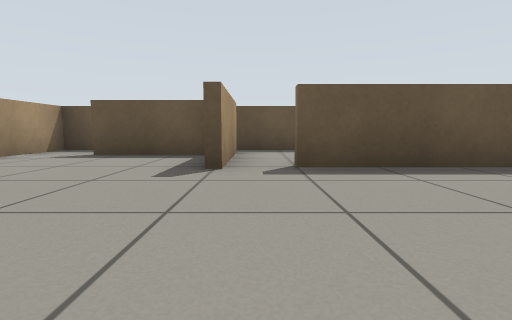
view 1 (above)

14 first-person views from a walk through a Gazebo world. The camera is 0.45 m above the floor, tilts 6° down and sees 85° across. The floor is counted in squares, 1 m on a side. Each view is taken from the middle of a square. On the plan, view 1 faces up. The plan holds only what a view shows up to about 9 squares ahead; the rest is blank.

view 2
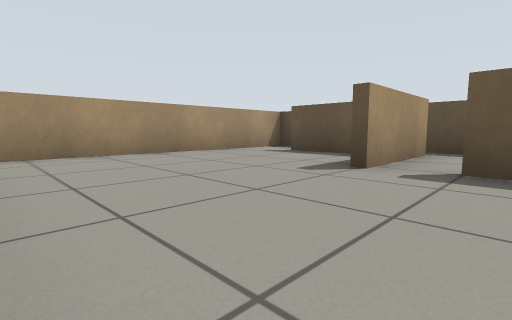

view 3
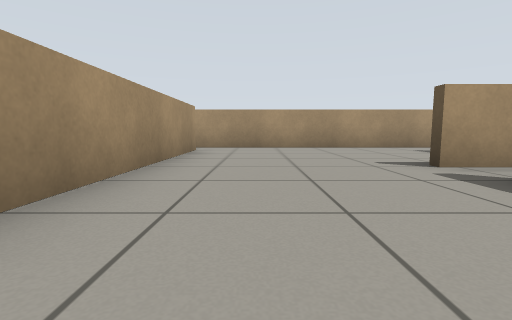

view 4
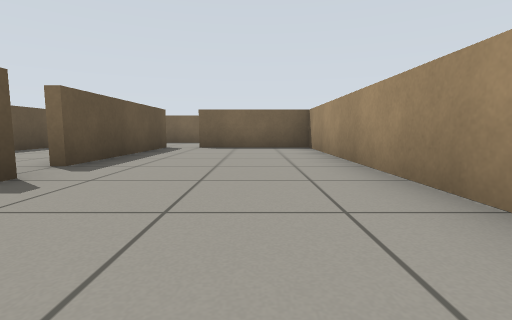

view 5
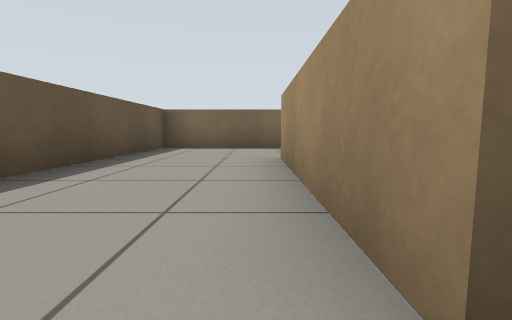

view 6
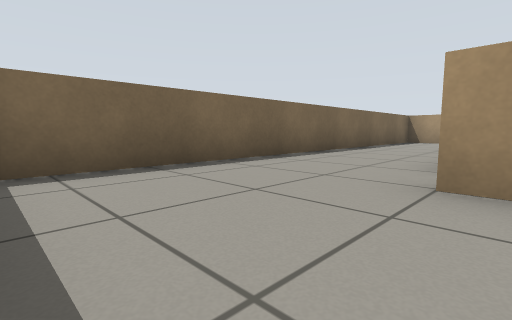

view 7
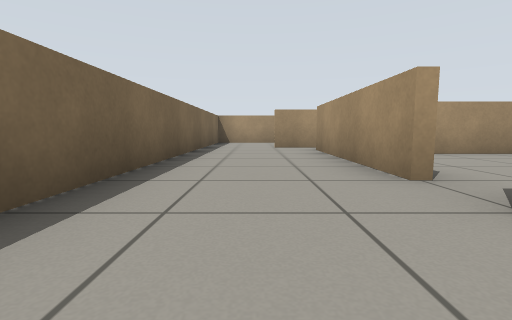

view 8
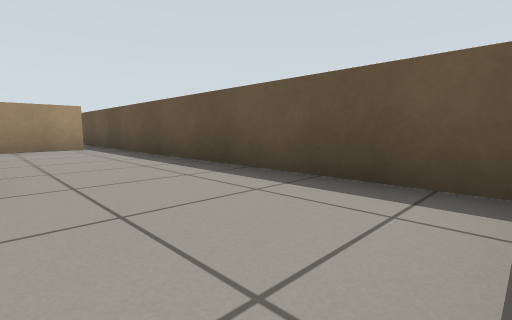

view 9
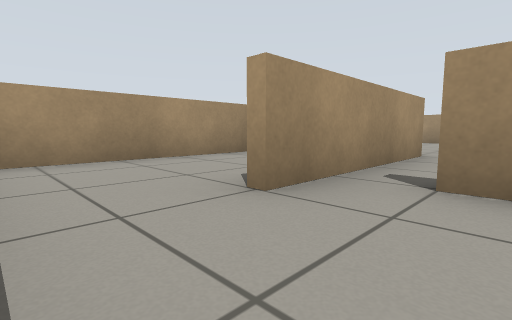

view 10
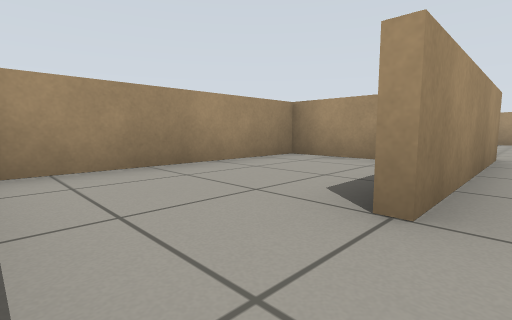

view 11
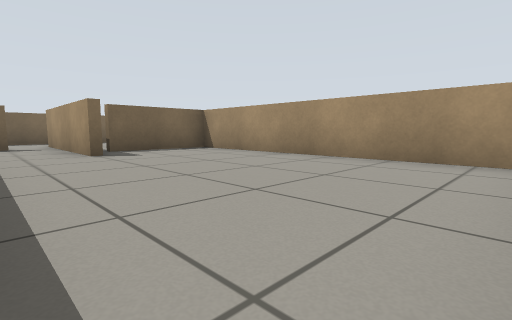

view 12
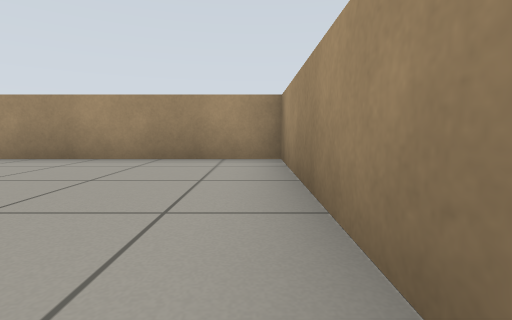

view 13
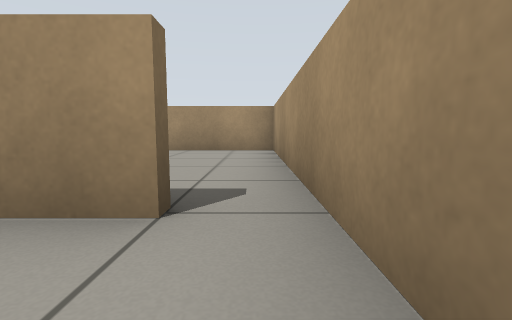

view 14
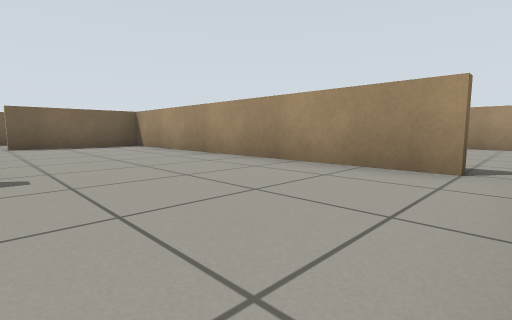

### Floor plan
Ten units are one square. View 1 is at (0, 0); x grows to the right and y downward. Boxes are objects, and circles mark ways between rooms. Rooms are numbered by the first view taken in them; rooms with no view inside come last. Other rooms are left out.
<svg viewBox="-49 -69 128 129">
<path fill="none" stroke="#000" d="M-9 -52 -30 -52M-36 4 44 4 44 -25M-5 -64 -44 -64 -44 5M45 -34 5 -34M46 -25 46 15M4 -36 45 -36M45 24 55 24M74 26 74 -64 -5 -64M-4 -59 -4 -32M14 24 45 24M-44 5 -44 54 20 54M24 55 24 30M74 41 74 26M26 38 26 55M20 54 69 54"/>
<circle cx="-15" cy="-60" r="3" fill="#2a7"/>
<circle cx="0" cy="-30" r="3" fill="#2a7"/>
<circle cx="-40" cy="10" r="3" fill="#2a7"/>
<circle cx="40" cy="20" r="3" fill="#2a7"/>
<circle cx="65" cy="30" r="3" fill="#2a7"/>
<text x="-10" y="-20">1</text>
<text x="50" y="-30">2</text>
<text x="-10" y="30">3</text>
<text x="50" y="40">4</text>
</svg>
Room 1 opens to room 2. Room 1 opens to room 3. Room 2 opens to room 3. Room 2 opens to room 4.

Where each view was taken, in squares from view 1:
view 1: 0 up, 0 right, facing up
view 2: 0 up, 1 right, facing up-left
view 3: 1 up, 3 right, facing left
view 4: 1 up, 3 left, facing right
view 5: 4 up, 0 right, facing right
view 6: 6 up, 4 right, facing down-right
view 7: 5 up, 6 right, facing down
view 8: 4 up, 7 right, facing up-left
view 9: 1 down, 7 right, facing down-left
view 10: 2 down, 7 right, facing down-left
view 11: 1 down, 4 left, facing down-right
view 12: 1 down, 4 left, facing down
view 13: 1 up, 4 left, facing down
view 14: 3 up, 4 left, facing down-right
